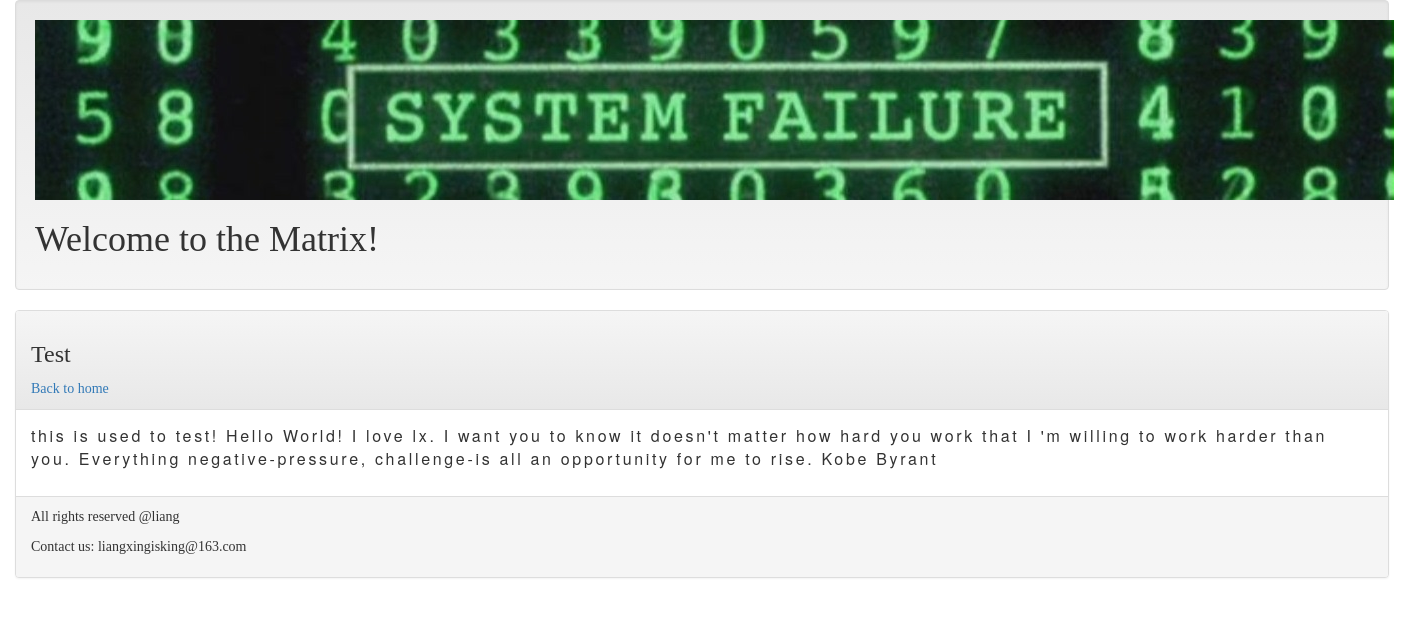
The page /post/testPost on the database as committed earlier.
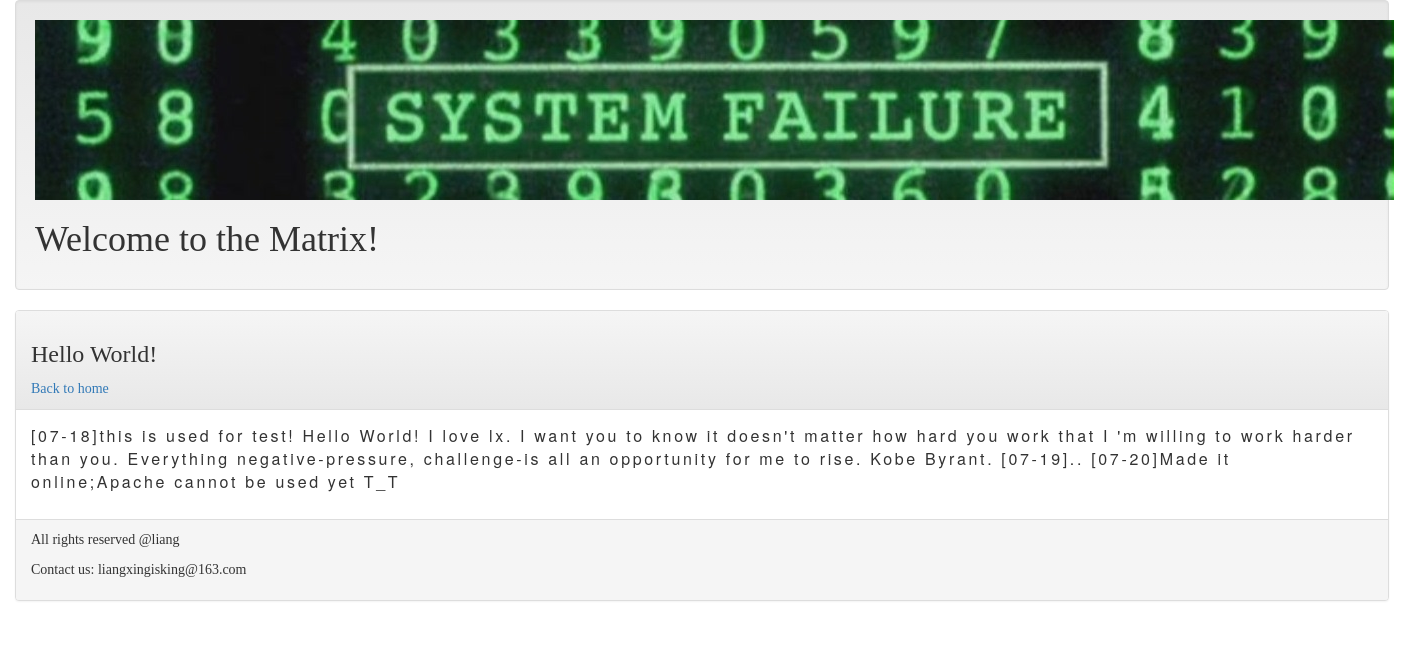
The same page on the database as committed later.
### mainsite/models.py (models this page shows, shortened)
class Post(models.Model):
	title = models.CharField(max_length=200)
	slug = models.CharField(max_length=200)
	body = models.TextField()
	pub_date = models.DateTimeField(default=timezone.now)
	class Meta:
		ordering = ('-pub_date',)

### mainsite/views.py (the view)
# urls.py: url(r'^post/(\w+)$', showpost),
def showpost(request, slug):
	template = get_template('post.html')
	try:
		post = Post.objects.get(slug = slug)
		if post != None:
			html = template.render(locals())
			return HttpResponse(html)
	except:
		return redirect('/')

### templates/post.html (shortened to what this page needs)
{% extends 'base.html' %}
{% block headmessage  %}
	<h3 style='font-family:Times Roman;'>{{ post.title }}</h3>
	<a style='font-family:Times Roman;' href='/'>Back to home</a>
{% endblock %}
{% block content %}
	<p style='front-family:Times Roman;font-size:12pt;letter-spacing:2pt;'>
		{{ post.body }}</a>
	</p>
{% endblock %}

Rows that differ between the two databases and show on the page:
changed Post: title "Test" → "Hello World!"; body "this is used to test! Hello World! I love lx. I want you to know it doesn't matter how hard you work that I 'm willing to work harder than you. Everything negative-pressure, challenge-is all an opportunity for me to rise. Kobe Byrant" → "[07-18]this is used for test! Hello World! I love lx. I want you to know it doesn't matter how hard you work that I 'm willing to work harder than you. Everything negative-pressure, challenge-is all an opportunity for me to rise. Kobe Byrant. [07-19].. [07-20]Made it online;Apache cannot be used yet T_T"
